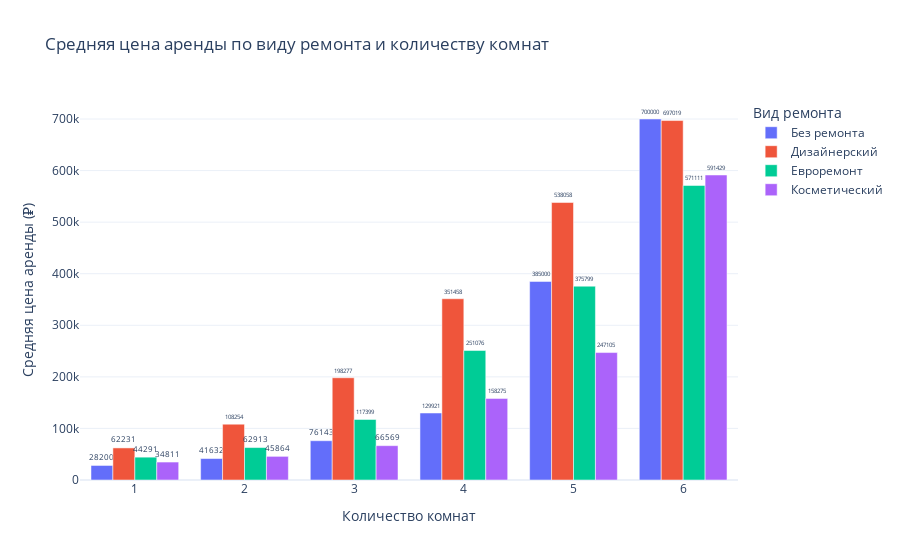

This figure's notebook cell:
### Markdown cell above
## Зависимость цены аренды от количества комнат и типа ремонта

### Code cell
mean_price_grp = data_df.groupby(['Ремонт', 'count_room']).agg(
    mean_price_rent=('price_tmp', 'mean')
    ).reset_index() \
    .rename(columns={
        'Ремонт': 'Вид ремонта',
        'count_room': 'Кол-во комнат',
        'mean_price_rent': 'Ср. цена аренды'
    })

fig = px.bar(
    mean_price_grp,
    x='Кол-во комнат',
    y='Ср. цена аренды',
    color='Вид ремонта',
    barmode='group',
    title='Средняя цена аренды по виду ремонта и количеству комнат',
    labels={'Ср. цена аренды': 'Средняя цена аренды (₽)', 'Кол-во комнат': 'Количество комнат'},
    text='Ср. цена аренды'
)

fig.update_traces(texttemplate='%{text:.0f}', textposition='outside')
fig.show()

### Figure 1 — Plotly figure (JSON) as saved in the notebook; plotly's stock layout.template omitted (floating-point values rounded to 4 significant figures)
{"data": [{"alignmentgroup": "True", "hovertemplate": "Вид ремонта=Без ремонта<br>Количество комнат=%{x}<br>Средняя цена аренды (₽)=%{text}<extra></extra>", "legendgroup": "Без ремонта", "marker": {"color": "#636efa", "pattern": {"shape": ""}}, "name": "Без ремонта", "offsetgroup": "Без ремонта", "orientation": "v", "showlegend": true, "text": [28200.0, 41630.0, 76140.0, 129900.0, 385000.0, 700000.0], "textposition": "outside", "texttemplate": "%{text:.0f}", "type": "bar", "x": [1.0, 2.0, 3.0, 4.0, 5.0, 6.0], "xaxis": "x", "y": [28200.0, 41630.0, 76140.0, 129900.0, 385000.0, 700000.0], "yaxis": "y"}, {"alignmentgroup": "True", "hovertemplate": "Вид ремонта=Дизайнерский<br>Количество комнат=%{x}<br>Средняя цена аренды (₽)=%{text}<extra></extra>", "legendgroup": "Дизайнерский", "marker": {"color": "#EF553B", "pattern": {"shape": ""}}, "name": "Дизайнерский", "offsetgroup": "Дизайнерский", "orientation": "v", "showlegend": true, "text": [62230.0, 108300.0, 198300.0, 351500.0, 538100.0, 697000.0], "textposition": "outside", "texttemplate": "%{text:.0f}", "type": "bar", "x": [1.0, 2.0, 3.0, 4.0, 5.0, 6.0], "xaxis": "x", "y": [62230.0, 108300.0, 198300.0, 351500.0, 538100.0, 697000.0], "yaxis": "y"}, {"alignmentgroup": "True", "hovertemplate": "Вид ремонта=Евроремонт<br>Количество комнат=%{x}<br>Средняя цена аренды (₽)=%{text}<extra></extra>", "legendgroup": "Евроремонт", "marker": {"color": "#00cc96", "pattern": {"shape": ""}}, "name": "Евроремонт", "offsetgroup": "Евроремонт", "orientation": "v", "showlegend": true, "text": [44290.0, 62910.0, 117400.0, 251100.0, 375800.0, 571100.0], "textposition": "outside", "texttemplate": "%{text:.0f}", "type": "bar", "x": [1.0, 2.0, 3.0, 4.0, 5.0, 6.0], "xaxis": "x", "y": [44290.0, 62910.0, 117400.0, 251100.0, 375800.0, 571100.0], "yaxis": "y"}, {"alignmentgroup": "True", "hovertemplate": "Вид ремонта=Косметический<br>Количество комнат=%{x}<br>Средняя цена аренды (₽)=%{text}<extra></extra>", "legendgroup": "Косметический", "marker": {"color": "#ab63fa", "pattern": {"shape": ""}}, "name": "Косметический", "offsetgroup": "Косметический", "orientation": "v", "showlegend": true, "text": [34810.0, 45860.0, 66570.0, 158300.0, 247100.0, 591400.0], "textposition": "outside", "texttemplate": "%{text:.0f}", "type": "bar", "x": [1.0, 2.0, 3.0, 4.0, 5.0, 6.0], "xaxis": "x", "y": [34810.0, 45860.0, 66570.0, 158300.0, 247100.0, 591400.0], "yaxis": "y"}], "layout": {"barmode": "group", "legend": {"title": {"text": "Вид ремонта"}, "tracegroupgap": 0}, "title": {"text": "Средняя цена аренды по виду ремонта и количеству комнат"}, "xaxis": {"anchor": "y", "domain": [0, 1], "title": {"text": "Количество комнат"}}, "yaxis": {"anchor": "x", "domain": [0, 1], "title": {"text": "Средняя цена аренды (₽)"}}}}
